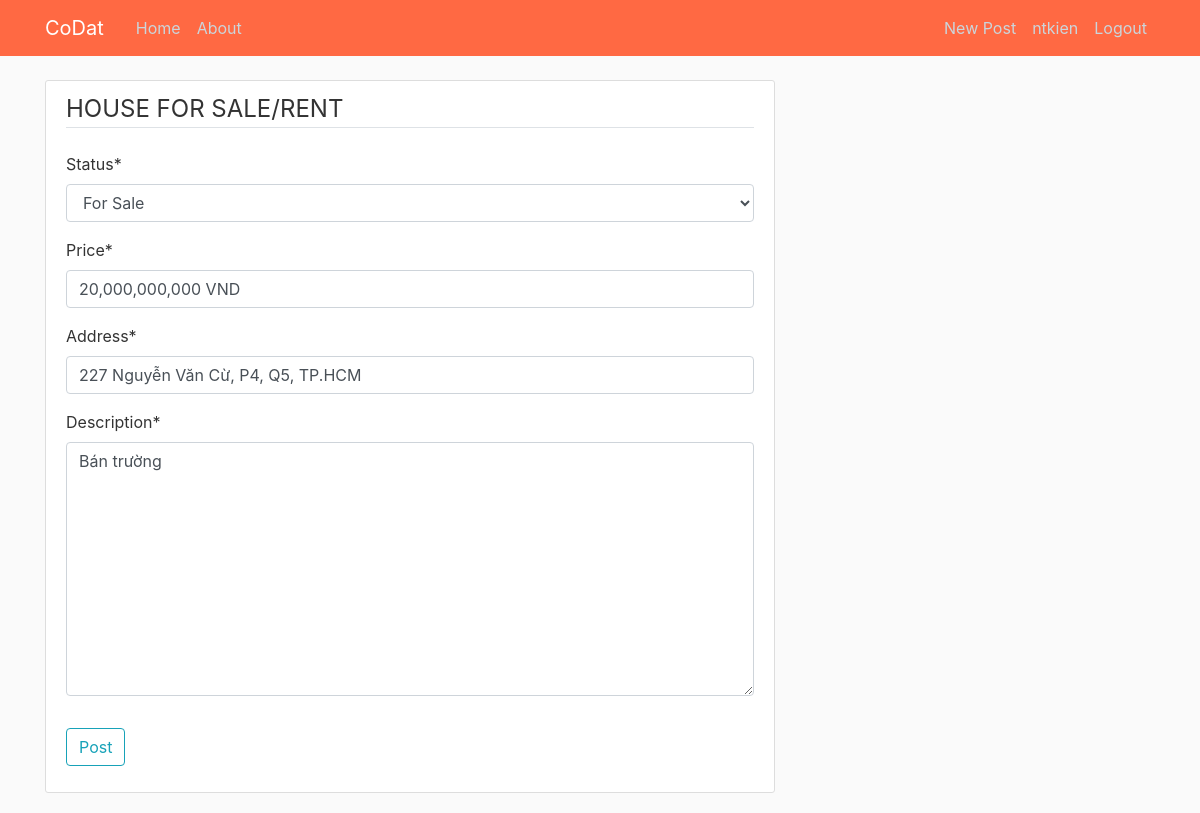
Before: /post/1/update/ (signed in) with the older database file.
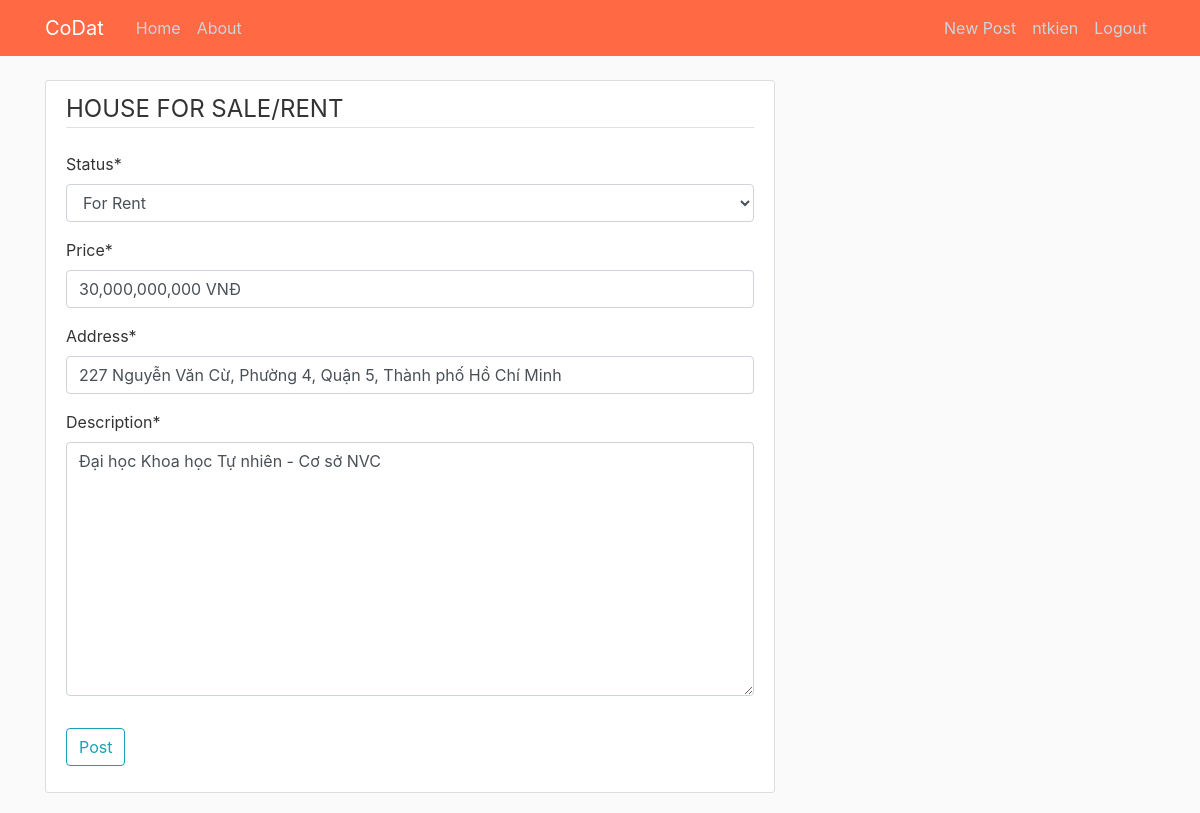
After: the same page with the newer database file.
### HomePage/models.py (models this page shows, shortened)
class Post(models.Model):
    status = models.CharField(max_length=10, choices=STATUS)
    price = models.CharField(max_length=20)
    address = models.CharField(max_length=100)
    description = models.TextField()
    date_posted = models.DateTimeField(default=timezone.now)
    author = models.ForeignKey(User, on_delete=models.CASCADE)
    likes = models.ManyToManyField(User, related_name="blog_posts")

### HomePage/views.py (the view, shortened to what this page needs)
# urls.py: path('post/<int:pk>/update/', PostUpdateView.as_view(), name='post-update'),
class PostUpdateView(LoginRequiredMixin, UserPassesTestMixin, UpdateView):
    model = Post
    fields = ['status', 'price', 'address', 'description']
    def test_func(self):
        post = self.get_object()
        return self.request.user == post.author

### HomePage/templates/HomePage/post_form.html (shortened to what this page needs)
{% extends "HomePage/base.html" %}
{% load crispy_forms_tags %}
{% block content %}
    <div class="content-section">
        <form method="POST">
            <fieldset class="form-group">
                <legend class="border-bottom mb-4">HOUSE FOR SALE/RENT</legend>
                {{ form|crispy }}
            </fieldset>
            <div class="form-group">
                <button class="btn btn-outline-info" type="submit">Post</button>
            </div>
        </form>
    </div>
{% endblock content %}

Changed rows visible on the page:
changed Post: status "For Sale" → "For Rent"; price "20,000,000,000 VND" → "30,000,000,000 VNĐ"; address "227 Nguyễn Văn Cừ, P4, Q5, TP.HCM" → "227 Nguyễn Văn Cừ, Phường 4, Quận 5, Thành phố Hồ Chí Minh"; description "Bán trường" → "Đại học Khoa học Tự nhiên - Cơ sở NVC"
